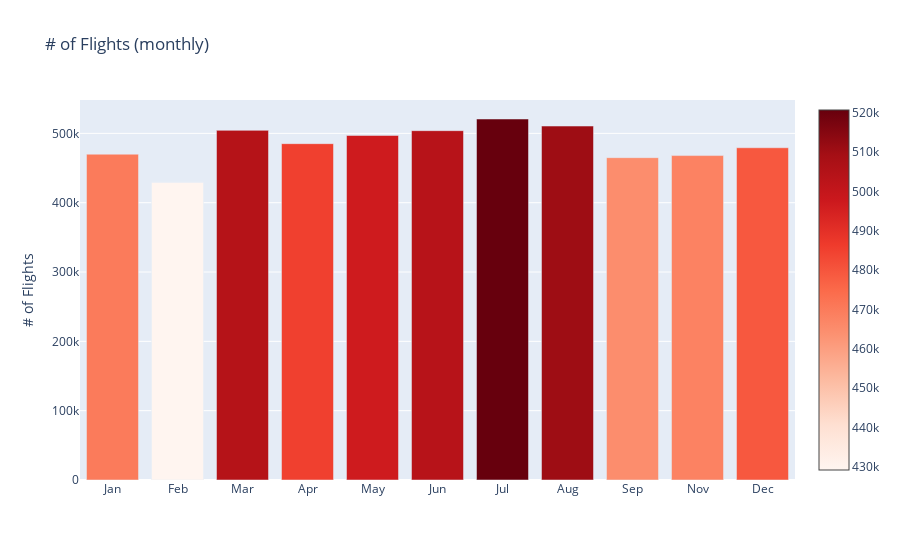

The notebook cell this image was saved under:
### Code cell
dff = df.MONTH.value_counts().to_frame().reset_index().sort_values(by='index')
dff.columns = ['month', 'flight_num']
month = {1: 'Jan', 2: 'Feb', 3: 'Mar', 4: 'Apr', 5: 'May',
            6: 'Jun', 7: 'Jul', 8: 'Aug', 9: 'Sep', 10: 'Oct', 11: 'Nov', 12: 'Dec'}
dff.month = dff.month.map(month)

trace = go.Bar(
    x=dff.month,
    y=dff.flight_num,
    marker=dict(
        color = dff.flight_num,
        colorscale='Reds',
        showscale=True)
)

data = [trace]
layout = go.Layout(
    title='# of Flights (monthly)', 
    yaxis = dict(title = '# of Flights'
                                                )
)

fig = go.Figure(data=data, layout=layout)
py.iplot(fig)

### Figure 1 — Plotly figure (JSON) as saved in the notebook; plotly's stock layout.template omitted (floating-point values rounded to 4 significant figures)
{"data": [{"marker": {"color": [469968, 429191, 504312, 485151, 496993, 503897, 520718, 510536, 464946, 467972, 479230], "colorscale": [[0, "rgb(255,245,240)"], [0.125, "rgb(254,224,210)"], [0.25, "rgb(252,187,161)"], [0.375, "rgb(252,146,114)"], [0.5, "rgb(251,106,74)"], [0.625, "rgb(239,59,44)"], [0.75, "rgb(203,24,29)"], [0.875, "rgb(165,15,21)"], [1, "rgb(103,0,13)"]], "showscale": true}, "type": "bar", "x": ["Jan", "Feb", "Mar", "Apr", "May", "Jun", "Jul", "Aug", "Sep", "Nov", "Dec"], "y": [469968, 429191, 504312, 485151, 496993, 503897, 520718, 510536, 464946, 467972, 479230]}], "layout": {"title": {"text": "# of Flights (monthly)"}, "yaxis": {"title": {"text": "# of Flights"}}}}
